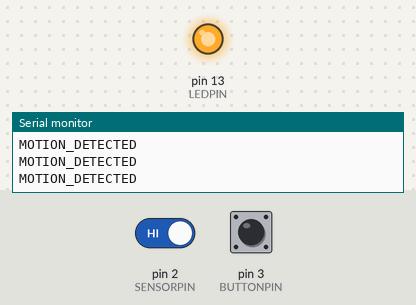
Bench run of a sketch on a simulated Arduino Uno, built with avr-gcc and run on an emulated ATmega328P. Parts: output pins drawn as LEDs (lit = HIGH), the last lines printed to the serial monitor. Inputs (shaded band) come from the test bench; at power-on: pin 2 (SENSORPIN) HIGH, pin 3 (BUTTONPIN) LOW.

Above: at 2.8 s.
2.9 s: pin 2 (SENSORPIN) driven LOW
At 3.6 s:
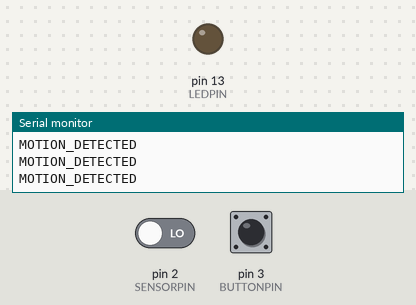
4.5 s: pin 3 (BUTTONPIN) pulled HIGH for 1.2 s
At 5.9 s:
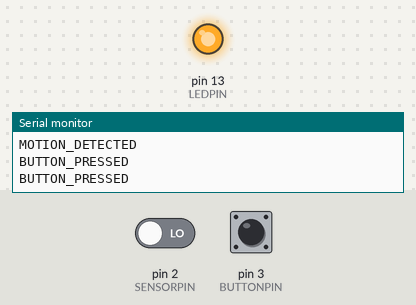
8.0 s: pin 3 (BUTTONPIN) pulled HIGH for 3.2 s
At 12.8 s:
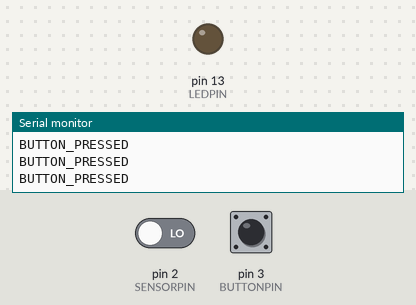
13.5 s: pin 2 (SENSORPIN) driven HIGH
At 14.0 s:
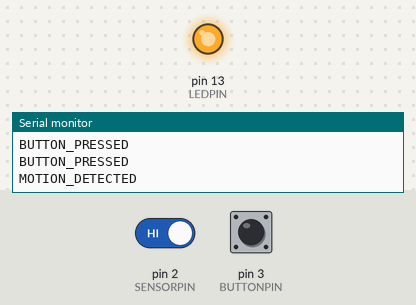
Timing chart, 0 to 16.0 s (numbered marks = the images above; inputs shaded):
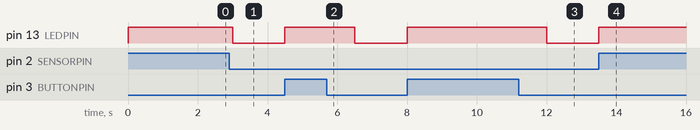

The sketch:

SE_ARDUINO.ino
```cpp
#define LEDPIN 13
#define SENSORPIN 2
#define BUTTONPIN 3
//#include <SoftwareSerial.h>

//SoftwareSerial piSer(7,8);
int sensorState = 0, buttonState = 0;

void setup() {

  pinMode(LEDPIN, OUTPUT);

  pinMode(SENSORPIN, INPUT);

  pinMode(BUTTONPIN, INPUT);


  Serial.begin(9600);
  //piSer.begin(9600);
}

void loop() {

  sensorState = digitalRead(SENSORPIN);

  if(buttonState != HIGH)
    verify_sensor();

  buttonState = digitalRead(BUTTONPIN);

  if(sensorState != HIGH)
    verify_button();


}

void verify_sensor() {
  if(sensorState == HIGH) {

    digitalWrite(LEDPIN, HIGH);

    Serial.println("MOTION_DETECTED");
    //piSer.println("MD");
    delay(1000);

  } else {

    digitalWrite(LEDPIN, LOW);

    //Serial.println("MOTION_NOT_DETECTED");

  }

}

void verify_button() {
  if (buttonState == HIGH) {

    digitalWrite(LEDPIN, HIGH);

    Serial.println("BUTTON_PRESSED");
    //piSer.println("BP");
    delay(1000);
  } else {
    digitalWrite(LEDPIN, LOW);
  }

}
```

Measured:
- after the input at 2.9 s, pin 13 (LEDPIN): HIGH → LOW after 0.10 s
- after the input at 4.5 s, pin 13 (LEDPIN): LOW → HIGH at once, → LOW 2.0 s later
- after the input at 8.0 s, pin 13 (LEDPIN): LOW → HIGH at once, → LOW 4.0 s later
- after the input at 13.5 s, pin 13 (LEDPIN): LOW → HIGH at once
